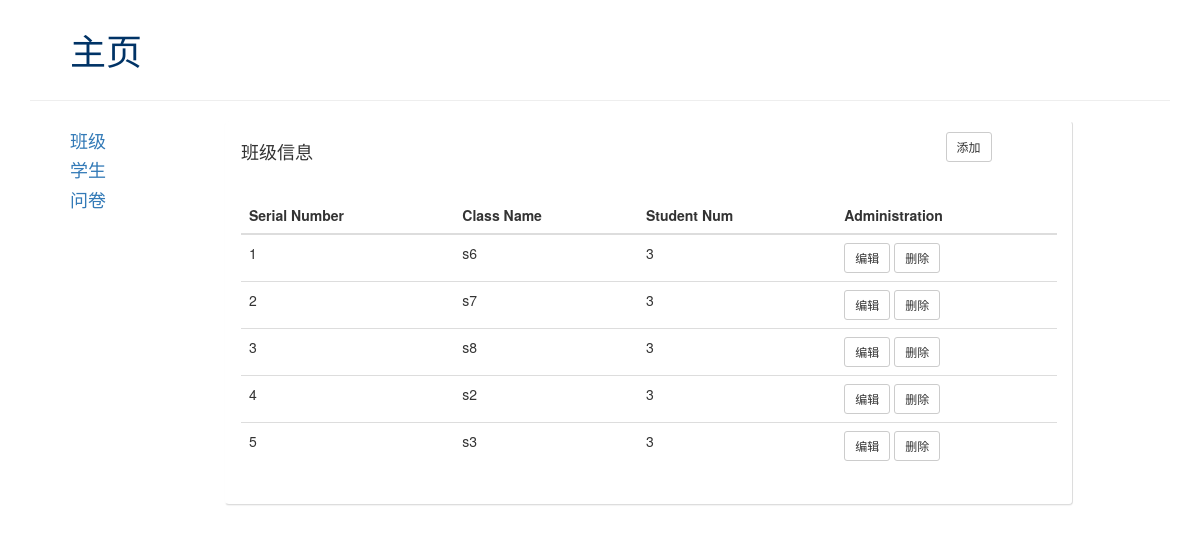
Screenshot of /lesson/ with the database file from the repository.
### app01/models.py (models this page shows)
class Lesson(models.Model):
    title = models.CharField(max_length=16)#班级名称

class Student(models.Model):
    name = models.CharField(max_length=16)#学生姓名
    student_lesson = models.ForeignKey(to=Lesson,related_name="student_lesson")#与班级为多对一的关系

### app01/views.py (the view)
# urls.py: url(r'^lesson/', views.lesson),
def lesson(request):
    lesson_list = models.Lesson.objects.all()
    return render(request,"lesson.html",{"lesson_list":lesson_list})

### templates/lesson.html
{% extends "home.html" %}
{% block title %}
班级信息
{% endblock %}
{% block table_info %}
                    <table class="table table-hover">
                        <thead>
                        <tr>
                            <th>Serial Number</th>
                            <th>Class Name</th>
                            <th>Student Num</th>
                            <th>Administration</th>
                        </tr>
                        </thead>
                        <tbody>
                        {% for lesson in lesson_list %}
                        <tr>
                        <td>{{ forloop.counter }}</td>
                        <td>{{ lesson.title }}</td>
                        <td>{{ lesson.student_lesson.all|length }}</td>
                        <td><a href="">
                            <button class="btn-default btn btn-sm">编辑</button>
                        </a><a href="">
                            <button class="btn-default btn btn-sm">删除</button>
                        </a></td>
                        </tr>
                        {% endfor %}
                        </tbody>
                    </table>
{% endblock %}

### rows the page displays
Lesson: title "s6", student_lesson.all|length "3"
Lesson: title "s7", student_lesson.all|length "3"
Lesson: title "s8", student_lesson.all|length "3"
Lesson: title "s2", student_lesson.all|length "3"
Lesson: title "s3", student_lesson.all|length "3"
